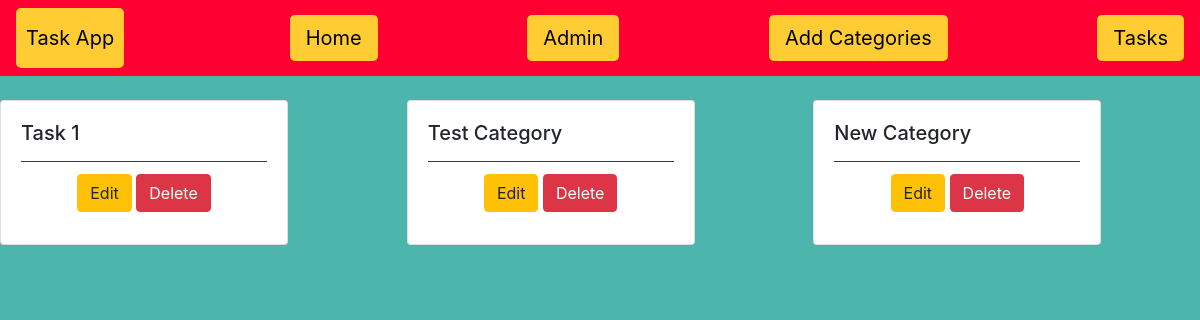
/ToDoApp/, run on an earlier commit of the app's database.
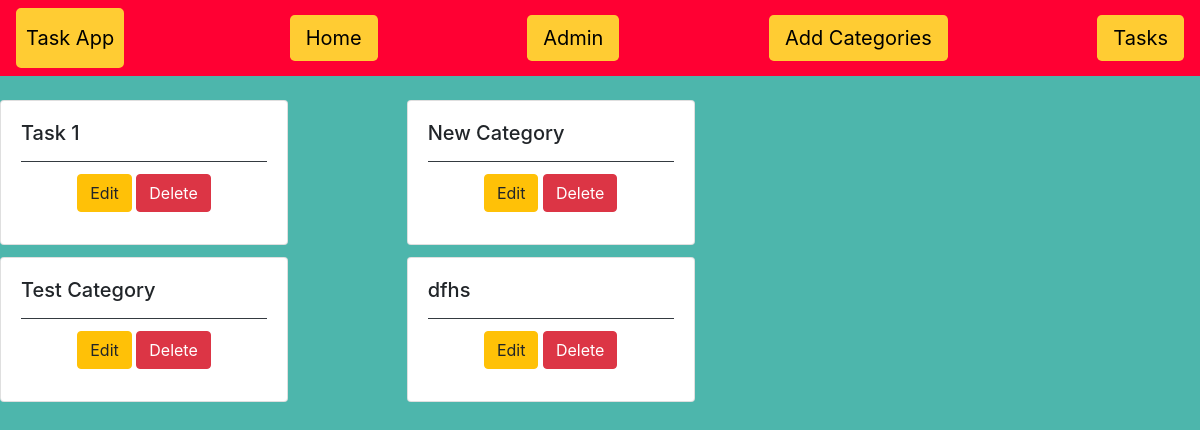
And on a later commit of the database.
### ToDoApp/models.py (models this page shows, shortened)
class Task_Category(models.Model):
	user = models.ForeignKey(AppUser,on_delete = models.CASCADE, null =True, blank = True)
	title = models.CharField(max_length = 50)
	description = models.TextField(blank = True)
	class Meta:
		verbose_name = ("Category")
		verbose_name_plural = ("Categories")

### ToDoApp/views.py (the view)
# urls.py: path('', views.categoryindex, name = 'categoryindex'),
def categoryindex(request):
    task_category_list = Task_Category.objects.all()
    return render(request, 'ToDoApp/task_category_list.html', {'task_category_list': task_category_list})

### ToDoApp/templates/ToDoApp/task_category_list.html (shortened to what this page needs)
<!DOCTYPE html>
{% load static %}
<html>
<head>
    <link rel="stylesheet" href="https://stackpath.bootstrapcdn.com/bootstrap/4.3.1/css/bootstrap.min.css"
integrity="sha384-ggOyR0iXCbMQv3Xipma34MD+dH/1fQ784/j6cY/iJTQUOhcWr7x9JvoRxT2MZw1T">
</head>
<body style="background-color:#4DB6AC;">
<nav class="navbar navbar-light" style="background-color:#FF0033;">
    <a href="#" class="navbar-brand" style="background-color:#FFCC33;color:#000000;border-width:10px;border-color:#FFCC33;border-style:solid;border-spacing:30px;border-radius: 5px;">Task App</a>
    <a class="navbar-link btn-lg" href="{% url 'ToDoApp:categoryindex' %}" style="background-color:#FFCC33;color:#000000;">Home</a>
<a href="{% url 'admin:index' %}" class = 'navbar-link btn-lg' style="background-color:#FFCC33;color:#000000;">Admin</a>
    <a href="{% url 'ToDoApp:create-category' %}" class="navbar-link btn-lg" style="background-color:#FFCC33;color:#000000;">Add Categories</a>
    <a href="{% url 'ToDoApp:taskindex' %}" class="navbar-link btn-lg" style="background-color:#FFCC33;color:#000000;"> Tasks</a>
</nav>
<br>
{% block content %}
<div class="card-columns">
    {% for task_category in task_category_list %}
    <div class="card" style="width: 18rem;">
  <div class="card-body">
    <h5 class="card-title">{{ task_category.title }}</h5>
   <div class="card-footer bg-transparent border-dark">
   <center>
       <a href="update/{{task_category.id}}" class="btn btn-warning" id = '{{task_category.id}}'>Edit</a>
       <a href="delete/{{task_category.id}}" class="btn btn-danger" id = '{{task_category.id}}'>Delete</a>
    </center>
    </div>
  </div>
</div>
    {% endfor %}
</div>
{% endblock %}
</body>
</html>

What changed in the data, as far as the page shows it:
added Task_Category: title "dfhs"
